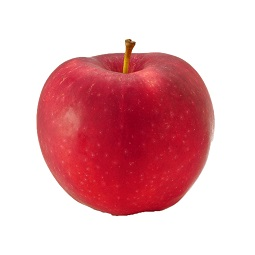
%> input picture HSVSpace/apples.jpg, 255 x 255 px
$ octave RGBtongdao.m   (GNU Octave 9; MATLAB toolbox functions it lacks are replaced by stand-ins)
%> lines starting %> are read from the running program, lines starting %| are printed output that depends on the picture
I=imread('apples.jpg');
%> I is the input picture: size 255x255x3 uint8; mean R, G, B 229.9, 176.6, 182
J=imread('fruit.jpg');
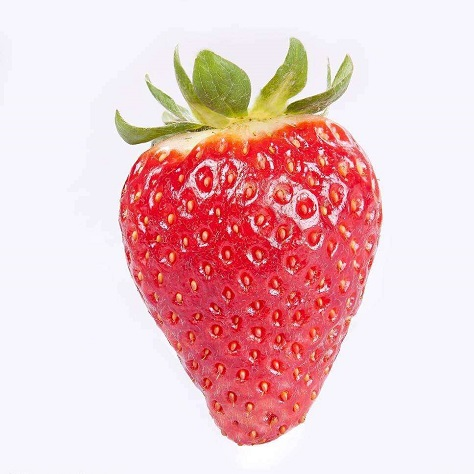
%> input picture HSVSpace/fruit.jpg, 474 x 474 px
%> J is the input picture: size 474x474x3 uint8; mean R, G, B 235.7, 196.8, 200.2
K=imread('ningmeng.jpg');
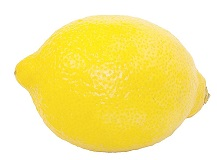
%> input picture HSVSpace/ningmeng.jpg, 217 x 160 px
%> K is the input picture: size 160x217x3 uint8; mean R, G, B 250, 235.4, 149.1


apples_R=I(:,:,1);
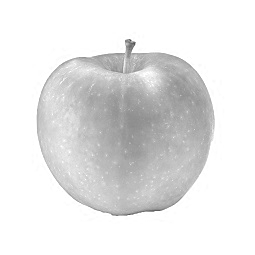
%> apples_R: size 255x255 uint8; min 73, max 255, mean 229.9
apples_G=I(:,:,2);
apples_B=I(:,:,3);
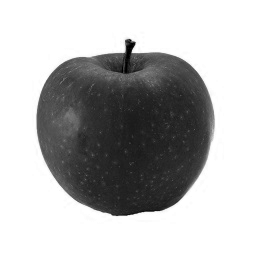
%> apples_B: size 255x255 uint8; min 0, max 255, mean 182


fruit_R=J(:,:,1);
fruit_G=J(:,:,2);
fruit_B=J(:,:,3);

ningmeng_R=K(:,:,1);
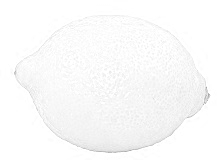
%> ningmeng_R: size 160x217 uint8; min 165, max 255, mean 250
ningmeng_G=K(:,:,2);
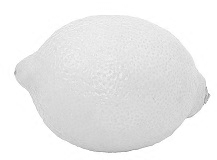
%> ningmeng_G: size 160x217 uint8; min 146, max 255, mean 235.4
ningmeng_B=K(:,:,3);
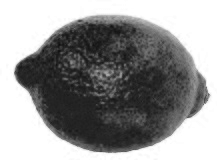
%> ningmeng_B: size 160x217 uint8; min 14, max 255, mean 149.1
subplot(3,3,1),imhist(apples_H);title('苹果R通道');
%> (this line was passed over: apples_H is not available in this run)
xlabel({' ','像素级'});ylabel('像素出现次数');
subplot(3,3,2),imhist(apples_S);title('苹果G通道');
%> (this line was passed over: apples_S is not available in this run)
xlabel({' ','像素级'});ylabel('像素出现次数');
subplot(3,3,3),imhist(apples_V);title('苹果B通道');
%> (this line was passed over: apples_V is not available in this run)
xlabel({' ','像素级'});ylabel('像素出现次数');
subplot(3,3,4),imhist(fruit_H);title('草莓R通道');
%> (this line was passed over: fruit_H is not available in this run)
xlabel({' ','像素级'});ylabel('像素出现次数');
subplot(3,3,5),imhist(fruit_S);title('草莓G通道');
%> (this line was passed over: fruit_S is not available in this run)
xlabel({' ','像素级'});ylabel('像素出现次数');
subplot(3,3,6),imhist(fruit_V);title('草莓B通道');
%> (this line was passed over: fruit_V is not available in this run)
xlabel({' ','像素级'});ylabel('像素出现次数');
%> (the run ends here)
